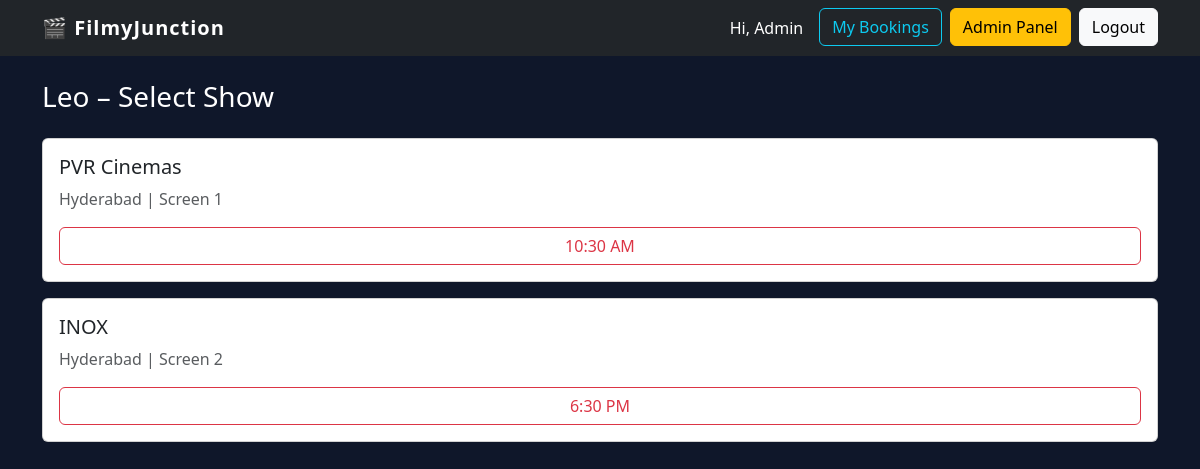
Screenshot of /movie/1/shows (signed in) with the database file from the repository.
### models.py (models this page shows, shortened)
class User(UserMixin, db.Model):
    id = db.Column(db.Integer, primary_key=True)
    username = db.Column(db.String(50), unique=True, nullable=False)
    password_hash = db.Column(db.String(200), nullable=False)
    is_admin = db.Column(db.Boolean, default=False)  # ✅ THIS LINE.d

class Movie(db.Model):
    id = db.Column(db.Integer, primary_key=True)
    title = db.Column(db.String(100), nullable=False)
    poster = db.Column(db.String(200), nullable=False)
    rating = db.Column(db.Float, nullable=False)
    description = db.Column(db.Text, nullable=False)

class Show(db.Model):
    id = db.Column(db.Integer, primary_key=True)
    movie_id = db.Column(db.Integer, db.ForeignKey('movie.id'), nullable=False)
    screen_id = db.Column(db.Integer, db.ForeignKey('screen.id'), nullable=False)
    show_time = db.Column(db.String(20), nullable=False)
    movie = db.relationship('Movie')
    screen = db.relationship('Screen')

class Theatre(db.Model):
    id = db.Column(db.Integer, primary_key=True)
    name = db.Column(db.String(100), nullable=False)
    location = db.Column(db.String(100), nullable=False)

class Screen(db.Model):
    id = db.Column(db.Integer, primary_key=True)
    name = db.Column(db.String(50), nullable=False)
    theatre_id = db.Column(db.Integer, db.ForeignKey('theatre.id'), nullable=False)
    theatre = db.relationship('Theatre', backref='screens')

### app.py (the view)
@app.route("/movie/<int:movie_id>/shows")
@login_required
def movie_shows(movie_id):
    movie = Movie.query.get_or_404(movie_id)
    shows = Show.query.filter_by(movie_id=movie_id).all()
    return render_template("shows.html", movie=movie, shows=shows)

### app.py (called while the page is built)
@login_manager.user_loader
def load_user(user_id):
    return User.query.get(int(user_id))

### templates/shows.html
{% extends 'base.html' %}
{% block content %}
<h3>{{ movie.title }} – Select Show</h3>
<div class="mt-4">
    {% for show in shows %}
        <div class="card mb-3 p-3">
            <h5>{{ show.screen.theatre.name }}</h5>
            <p class="text-muted">
                {{ show.screen.theatre.location }} |
                {{ show.screen.name }}
            </p>
            <a href="{{ url_for('select_seats', show_id=show.id) }}"
                class="btn btn-outline-danger">
                {{ show.show_time }}
            </a>
        </div>
    {% else %}
        <p>No shows available</p>
    {% endfor %}
</div>
{% endblock %}

### templates/base.html (shortened to what this page needs)
<!DOCTYPE html>
<html lang="en">
<head>
  <link
    href="https://cdn.jsdelivr.net/npm/bootstrap@5.3.3/dist/css/bootstrap.min.css"
    rel="stylesheet">
</head>
<body>
<nav class="navbar navbar-expand-lg navbar-dark bg-dark">
  <div class="container">
    <a class="navbar-brand" href="{{ url_for('home') }}">
      🎬 FilmyJunction
    </a>
    <div class="collapse navbar-collapse" id="navbarNav">
      <ul class="navbar-nav ms-auto">
        {% if current_user.is_authenticated %}
          <li class="nav-item">
            <span class="nav-link text-white">
              Hi, {{ current_user.username }}
            </span>
          </li>
          <li class="nav-item ms-2">
            <a href="{{ url_for('my_bookings') }}"
               class="btn btn-outline-info">
              My Bookings
            </a>
          </li>
          {% if current_user.is_admin %}
            <li class="nav-item ms-2">
              <a href="{{ url_for('admin_dashboard') }}"
                 class="btn btn-warning">
                Admin Panel
              </a>
            </li>
          {% endif %}
          <li class="nav-item ms-2">
            <a href="{{ url_for('logout') }}"
               class="btn btn-light">
              Logout
            </a>
          </li>
        {% endif %}
      </ul>
    </div>
  </div>
</nav>
<div class="container mt-4">
  {% block content %}
  {% endblock %}
</div>
</body>
</html>

### templates/base.html (style rules this page uses)
body { background-color: #0f172a; color: white; }
.navbar-brand { font-weight: bold; letter-spacing: 1px; }

### rows the page displays
User: username "Admin"
Movie: title "Leo"
Show: screen.theatre.name "PVR Cinemas", screen.theatre.location "Hyderabad", screen.name "Screen 1", show_time "10:30 AM"
Show: screen.theatre.name "INOX", screen.theatre.location "Hyderabad", screen.name "Screen 2", show_time "6:30 PM"
